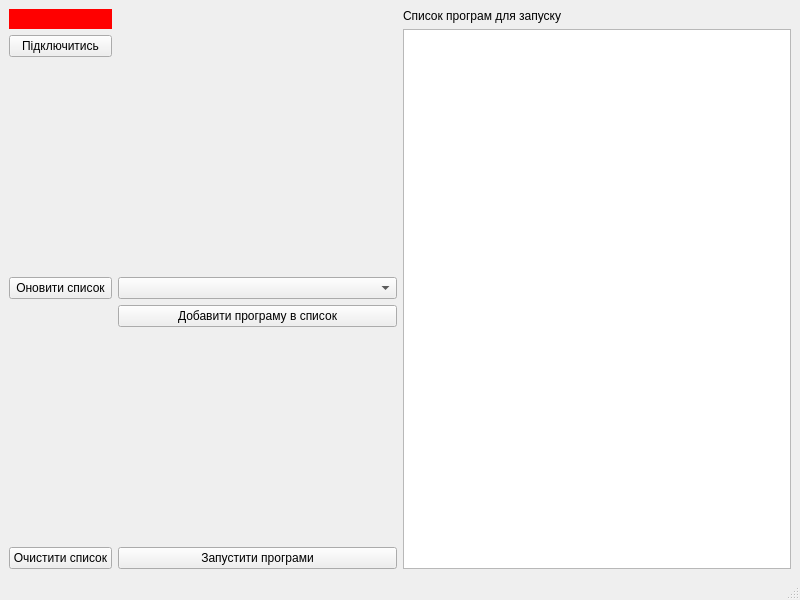
<?xml version="1.0" encoding="UTF-8"?>
<ui version="4.0">
 <class>MainWindow</class>
 <widget class="QMainWindow" name="MainWindow">
  <property name="geometry">
   <rect>
    <x>0</x>
    <y>0</y>
    <width>800</width>
    <height>600</height>
   </rect>
  </property>
  <property name="windowTitle">
   <string>MainWindow</string>
  </property>
  <widget class="QWidget" name="centralwidget">
   <layout class="QGridLayout" name="gridLayout_2">
    <item row="0" column="1">
     <layout class="QGridLayout" name="gridLayout">
      <item row="2" column="1">
       <spacer name="verticalSpacer">
        <property name="orientation">
         <enum>Qt::Vertical</enum>
        </property>
        <property name="sizeHint" stdset="0">
         <size>
          <width>20</width>
          <height>40</height>
         </size>
        </property>
       </spacer>
      </item>
      <item row="5" column="2">
       <widget class="QPushButton" name="bAddAppToList">
        <property name="text">
         <string>Добавити програму в список</string>
        </property>
       </widget>
      </item>
      <item row="6" column="2">
       <spacer name="horizontalSpacer_2">
        <property name="orientation">
         <enum>Qt::Horizontal</enum>
        </property>
        <property name="sizeHint" stdset="0">
         <size>
          <width>40</width>
          <height>20</height>
         </size>
        </property>
       </spacer>
      </item>
      <item row="0" column="1">
       <widget class="QLabel" name="lConnectionState">
        <property name="styleSheet">
         <string notr="true">background-color: rgb(255, 0, 0);</string>
        </property>
        <property name="text">
         <string/>
        </property>
       </widget>
      </item>
      <item row="7" column="2">
       <widget class="QPushButton" name="bStart">
        <property name="text">
         <string>Запустити програми</string>
        </property>
       </widget>
      </item>
      <item row="3" column="2">
       <widget class="QComboBox" name="comboBox"/>
      </item>
      <item row="0" column="2">
       <spacer name="horizontalSpacer">
        <property name="orientation">
         <enum>Qt::Horizontal</enum>
        </property>
        <property name="sizeHint" stdset="0">
         <size>
          <width>40</width>
          <height>20</height>
         </size>
        </property>
       </spacer>
      </item>
      <item row="1" column="1">
       <widget class="QPushButton" name="bConnect">
        <property name="text">
         <string>Підключитись</string>
        </property>
       </widget>
      </item>
      <item row="6" column="1">
       <spacer name="verticalSpacer_2">
        <property name="orientation">
         <enum>Qt::Vertical</enum>
        </property>
        <property name="sizeHint" stdset="0">
         <size>
          <width>20</width>
          <height>40</height>
         </size>
        </property>
       </spacer>
      </item>
      <item row="3" column="1">
       <widget class="QPushButton" name="bUpdBox">
        <property name="text">
         <string>Оновити список</string>
        </property>
       </widget>
      </item>
      <item row="7" column="1">
       <widget class="QPushButton" name="bClear">
        <property name="text">
         <string>Очистити список</string>
        </property>
       </widget>
      </item>
     </layout>
    </item>
    <item row="0" column="0">
     <layout class="QGridLayout" name="gridLayout_4"/>
    </item>
    <item row="0" column="2">
     <layout class="QGridLayout" name="gridLayout_3">
      <item row="1" column="0">
       <widget class="QTableView" name="tList"/>
      </item>
      <item row="0" column="0">
       <widget class="QLabel" name="label">
        <property name="text">
         <string>Список програм для запуску</string>
        </property>
       </widget>
      </item>
     </layout>
    </item>
   </layout>
  </widget>
  <widget class="QMenuBar" name="menubar">
   <property name="geometry">
    <rect>
     <x>0</x>
     <y>0</y>
     <width>800</width>
     <height>26</height>
    </rect>
   </property>
  </widget>
  <widget class="QStatusBar" name="statusbar"/>
 </widget>
 <resources/>
 <connections/>
</ui>
